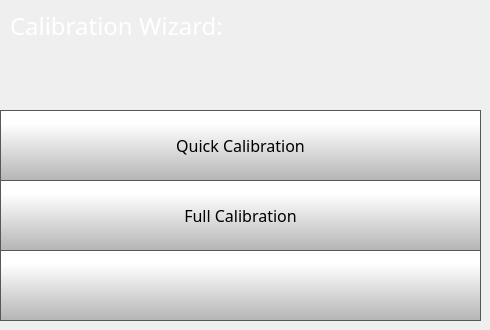
    <widget class="QWidget" name="calibrationWizardPage">
     <widget class="QPushButton" name="fullCalibrationButton">
      <property name="geometry">
       <rect>
        <x>0</x>
        <y>180</y>
        <width>481</width>
        <height>71</height>
       </rect>
      </property>
      <property name="minimumSize">
       <size>
        <width>0</width>
        <height>0</height>
       </size>
      </property>
      <property name="font">
       <font>
        <family>Gotham Light</family>
        <pointsize>12</pointsize>
       </font>
      </property>
      <property name="contextMenuPolicy">
       <enum>Qt::NoContextMenu</enum>
      </property>
      <property name="styleSheet">
       <string notr="true">QPushButton {
     border: 1px solid rgb(87, 87, 87);
	background-color: qlineargradient(spread:pad, x1:0, y1:1, x2:0, y2:0.188, stop:0 rgba(180, 180, 180, 255), stop:1 rgba(255, 255, 255, 255));


}

QPushButton:pressed {
    background-color: qlineargradient(x1: 0, y1: 0, x2: 0, y2: 1,
                                      stop: 0 #dadbde, stop: 1 #f6f7fa);
}

QPushButton:flat {
    border: none; /* no border for a flat push button */
}

QPushButton:default {
    border-color: navy; /* make the default button prominent */
}</string>
      </property>
      <property name="text">
       <string>Full Calibration</string>
      </property>
      <property name="icon">
       <iconset>
        <normaloff>templates/img/add.png</normaloff>templates/img/add.png</iconset>
      </property>
      <property name="iconSize">
       <size>
        <width>15</width>
        <height>15</height>
       </size>
      </property>
      <property name="checkable">
       <bool>false</bool>
      </property>
      <property name="autoDefault">
       <bool>false</bool>
      </property>
      <property name="default">
       <bool>false</bool>
      </property>
      <property name="flat">
       <bool>false</bool>
      </property>
     </widget>
     <widget class="QLabel" name="calibrationWizardLabel">
      <property name="geometry">
       <rect>
        <x>10</x>
        <y>10</y>
        <width>321</width>
        <height>31</height>
       </rect>
      </property>
      <property name="font">
       <font>
        <family>Gotham</family>
        <pointsize>18</pointsize>
        <weight>50</weight>
        <bold>false</bold>
       </font>
      </property>
      <property name="contextMenuPolicy">
       <enum>Qt::NoContextMenu</enum>
      </property>
      <property name="styleSheet">
       <string notr="true">color: rgb(255, 255, 255);</string>
      </property>
      <property name="text">
       <string>Calibration Wizard:</string>
      </property>
     </widget>
     <widget class="QPushButton" name="calibrationWizardBackButton">
      <property name="geometry">
       <rect>
        <x>0</x>
        <y>250</y>
        <width>481</width>
        <height>71</height>
       </rect>
      </property>
      <property name="minimumSize">
       <size>
        <width>0</width>
        <height>0</height>
       </size>
      </property>
      <property name="font">
       <font>
        <family>Gotham Light</family>
        <pointsize>9</pointsize>
       </font>
      </property>
      <property name="contextMenuPolicy">
       <enum>Qt::NoContextMenu</enum>
      </property>
      <property name="styleSheet">
       <string notr="true">QPushButton {
     border: 1px solid rgb(87, 87, 87);
	background-color: qlineargradient(spread:pad, x1:0, y1:1, x2:0, y2:0.188, stop:0 rgba(180, 180, 180, 255), stop:1 rgba(255, 255, 255, 255));


}

QPushButton:pressed {
    background-color: qlineargradient(x1: 0, y1: 0, x2: 0, y2: 1,
                                      stop: 0 #dadbde, stop: 1 #f6f7fa);
}

QPushButton:flat {
    border: none; /* no border for a flat push button */
}

QPushButton:default {
    border-color: navy; /* make the default button prominent */
}</string>
      </property>
      <property name="text">
       <string/>
      </property>
      <property name="icon">
       <iconset>
        <normaloff>templates/img/arrows-4.png</normaloff>templates/img/arrows-4.png</iconset>
      </property>
      <property name="iconSize">
       <size>
        <width>50</width>
        <height>50</height>
       </size>
      </property>
      <property name="checkable">
       <bool>false</bool>
      </property>
      <property name="autoDefault">
       <bool>false</bool>
      </property>
      <property name="default">
       <bool>false</bool>
      </property>
      <property name="flat">
       <bool>false</bool>
      </property>
     </widget>
     <widget class="QPushButton" name="quickCalibrationButton">
      <property name="geometry">
       <rect>
        <x>0</x>
        <y>110</y>
        <width>481</width>
        <height>71</height>
       </rect>
      </property>
      <property name="minimumSize">
       <size>
        <width>0</width>
        <height>0</height>
       </size>
      </property>
      <property name="font">
       <font>
        <family>Gotham Light</family>
        <pointsize>12</pointsize>
       </font>
      </property>
      <property name="contextMenuPolicy">
       <enum>Qt::NoContextMenu</enum>
      </property>
      <property name="styleSheet">
       <string notr="true">QPushButton {
     border: 1px solid rgb(87, 87, 87);
	background-color: qlineargradient(spread:pad, x1:0, y1:1, x2:0, y2:0.188, stop:0 rgba(180, 180, 180, 255), stop:1 rgba(255, 255, 255, 255));


}

QPushButton:pressed {
    background-color: qlineargradient(x1: 0, y1: 0, x2: 0, y2: 1,
                                      stop: 0 #dadbde, stop: 1 #f6f7fa);
}

QPushButton:flat {
    border: none; /* no border for a flat push button */
}

QPushButton:default {
    border-color: navy; /* make the default button prominent */
}</string>
      </property>
      <property name="text">
       <string>Quick Calibration</string>
      </property>
      <property name="icon">
       <iconset>
        <normaloff>templates/img/add.png</normaloff>templates/img/add.png</iconset>
      </property>
      <property name="iconSize">
       <size>
        <width>15</width>
        <height>15</height>
       </size>
      </property>
      <property name="checkable">
       <bool>false</bool>
      </property>
      <property name="autoDefault">
       <bool>false</bool>
      </property>
      <property name="default">
       <bool>false</bool>
      </property>
      <property name="flat">
       <bool>false</bool>
      </property>
     </widget>
    </widget>
